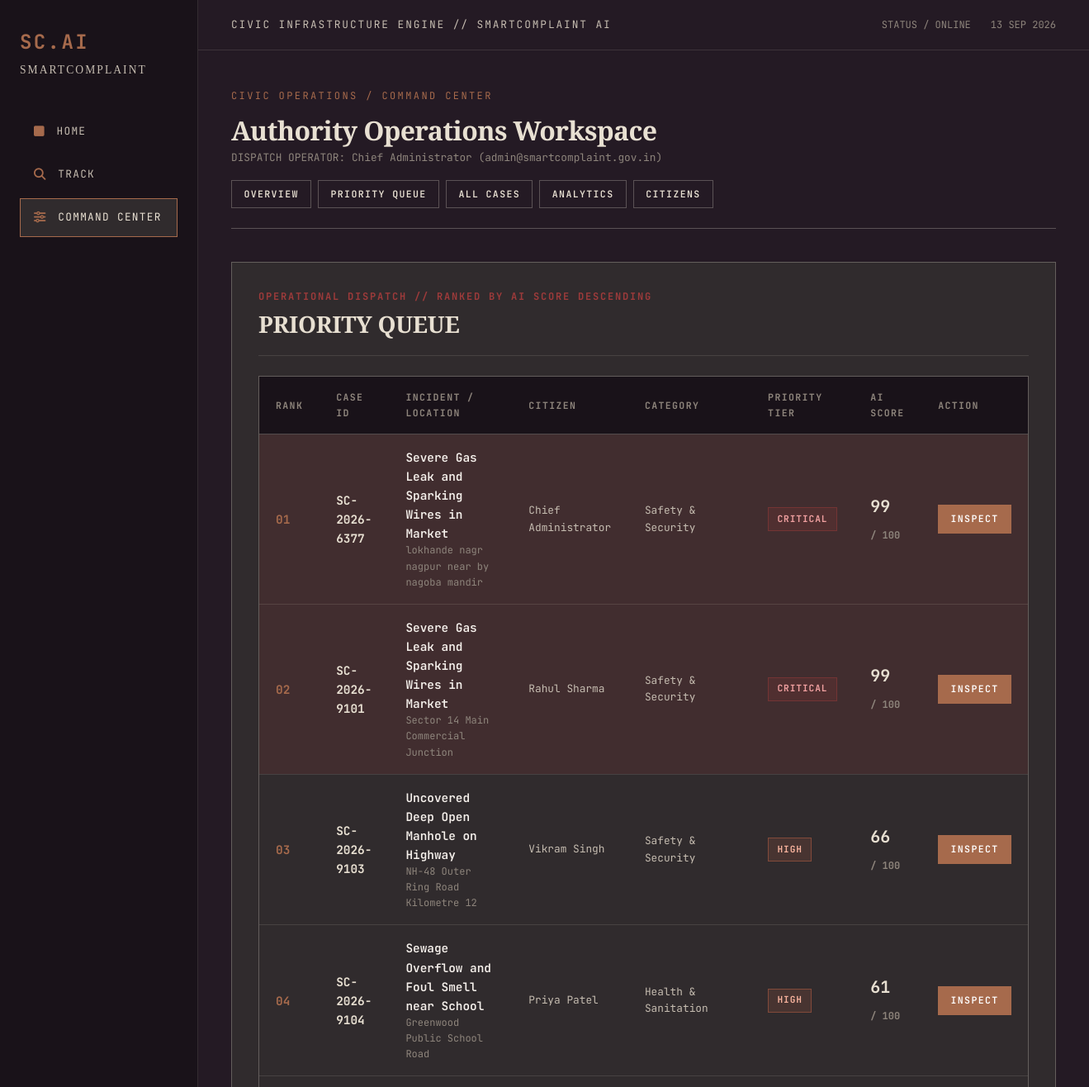
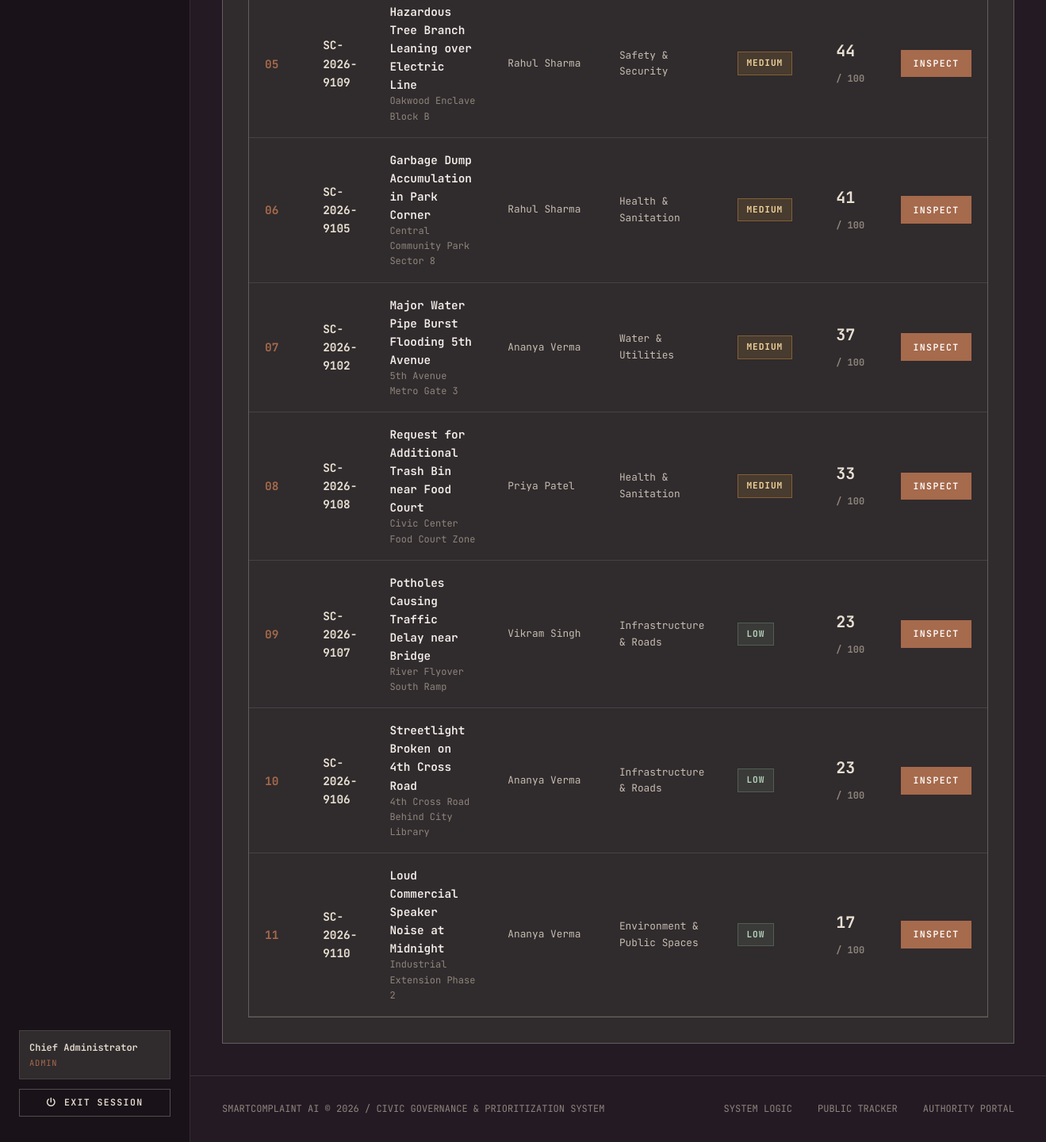
The page /admin/priority-monitor (signed in) on the database its author committed (2 pictures, top to bottom).
### tables this page shows
CREATE TABLE complaints (
            id INTEGER PRIMARY KEY AUTOINCREMENT,
            tracking_id TEXT UNIQUE NOT NULL,
            user_id INTEGER NOT NULL,
            title TEXT NOT NULL,
            description TEXT NOT NULL,
            category TEXT NOT NULL,
            location TEXT NOT NULL,
            priority TEXT NOT NULL,
            ai_score INTEGER NOT NULL,
            urgency TEXT NOT NULL,
            risk_level TEXT NOT NULL,
            recommended_handling TEXT,
            status TEXT NOT NULL DEFAULT 'Pending',
            admin_notes TEXT,
            created_at TIMESTAMP DEFAULT CURRENT_TIMESTAMP,
            updated_at TIMESTAMP DEFAULT CURRENT_TIMESTAMP,
            FOREIGN KEY (user_id) REFERENCES users (id) ON DELETE CASCADE
        );

### app.py (the view)
@app.route('/admin/priority-monitor')
@admin_required
def admin_priority_monitor():
    conn = get_db_connection()
    cursor = conn.cursor()
    cursor.execute('''
        SELECT c.*, COALESCE(u.name, 'Citizen') as citizen_name, COALESCE(u.email, 'N/A') as citizen_email
        FROM complaints c
        LEFT JOIN users u ON c.user_id = u.id
        ORDER BY c.ai_score DESC, c.created_at DESC
    ''')
    complaints = cursor.fetchall()
    conn.close()
    return render_template('admin/priority_monitor.html', complaints=complaints)

### app.py (called while the page is built)
def admin_required(f):
    @wraps(f)
    def decorated_function(*args, **kwargs):
        if 'user_id' not in session:
            flash("Please log in as Administrator.", "warning")
            return redirect(url_for('login', next=request.url))
        if session.get('role') != 'admin':
            flash("Access denied. Administrator privileges required.", "danger")
            return redirect(url_for('dashboard'))
        return f(*args, **kwargs)
    return decorated_function

@app.context_processor
def inject_user():
    return dict(
        current_user={
            'id': session.get('user_id'),
            'name': session.get('user_name'),
            'email': session.get('user_email'),
            'role': session.get('role', 'guest')
        } if 'user_id' in session else None
    )

### database.py (called while the page is built, shortened)
def get_db_path():
    base_dir = os.path.dirname(os.path.abspath(__file__))
    default_db = os.path.join(base_dir, "smart_complaint.db")
    is_serverless = bool(os.environ.get("VERCEL") or os.environ.get("AWS_LAMBDA_FUNCTION_NAME"))
    is_readonly = not os.access(base_dir, os.W_OK)
    return default_path if 'default_path' in locals() else default_db

def get_db_connection():
    conn = sqlite3.connect(get_db_path())
    conn.row_factory = sqlite3.Row
    return conn

### templates/admin/priority_monitor.html
{% extends "admin/base_admin.html" %}
{% block admin_content %}
<div style="border: 1px solid var(--border-strong); background: var(--bg-surface); padding: 2rem; font-family: var(--font-mono);">
  <div style="display: flex; justify-content: space-between; align-items: center; border-bottom: 1px solid var(--border-subtle); padding-bottom: 1rem; margin-bottom: 1.5rem; flex-wrap: wrap; gap: 0.5rem;">
    <div>
      <div style="font-size: 0.75rem; color: var(--status-critical); letter-spacing: 0.15em; font-weight: 700;">
        OPERATIONAL DISPATCH // RANKED BY AI SCORE DESCENDING
      </div>
      <h2 style="font-family: var(--font-serif); font-size: 1.75rem; color: var(--color-ivory);">
        PRIORITY QUEUE
      </h2>
    </div>
  </div>
  {% if complaints %}
    <div class="table-editorial-wrapper">
      <table class="table-editorial">
        <thead>
          <tr>
            <th>RANK</th>
            <th>CASE ID</th>
            <th>INCIDENT / LOCATION</th>
            <th>CITIZEN</th>
            <th>CATEGORY</th>
            <th>PRIORITY TIER</th>
            <th>AI SCORE</th>
            <th>ACTION</th>
          </tr>
        </thead>
        <tbody>
          {% for c in complaints %}
            <tr style="{% if c.priority == 'CRITICAL' %}background: var(--status-critical-bg);{% endif %}">
              <td style="font-size: 0.9rem; font-weight: 700; color: var(--accent-copper);">
                {% if loop.index < 10 %}0{% endif %}{{ loop.index }}
              </td>
              <td style="font-weight: 700; color: var(--color-ivory);">
                {{ c.tracking_id }}
              </td>
              <td>
                <a href="{{ url_for('complaint_detail', id=c.id) }}" style="color: var(--text-main); font-weight: 600; text-decoration: none;">
                  {{ c.title }}
                </a>
                <div style="font-size: 0.75rem; color: var(--text-dim);">
                  {{ c.location }}
                </div>
              </td>
              <td style="font-size: 0.8rem; color: var(--text-muted);">
                {{ c.citizen_name }}
              </td>
              <td style="font-size: 0.8rem; color: var(--text-muted);">
                {{ c.category }}
              </td>
              <td>
                {% if c.priority == 'CRITICAL' %}
                  <span class="status-tag status-critical">CRITICAL</span>
                {% elif c.priority == 'HIGH' %}
                  <span class="status-tag status-high">HIGH</span>
                {% elif c.priority == 'MEDIUM' %}
                  <span class="status-tag status-medium">MEDIUM</span>
                {% else %}
                  <span class="status-tag status-low">LOW</span>
                {% endif %}
              </td>
              <td style="font-size: 1.25rem; font-weight: 700; color: var(--color-ivory);">
                {{ c.ai_score }} <span style="font-size: 0.75rem; color: var(--text-dim);">/ 100</span>
              </td>
              <td>
                <a href="{{ url_for('complaint_detail', id=c.id) }}" class="btn-editorial btn-editorial-primary btn-sm">
                  Inspect
                </a>
              </td>
            </tr>
          {% endfor %}
        </tbody>
      </table>
    </div>
  {% else %}
    <div style="padding: 3rem; text-align: center; color: var(--text-muted);">
      NO ACTIVE RECORDS IN PRIORITY QUEUE.
    </div>
  {% endif %}
</div>
{% endblock %}

### static/css/styles.css (style rules this page uses)
:root { --bg-primary: #241A24; --bg-secondary: #191219; --bg-surface: #302B2D; --bg-surface-elevated: #3A3337; --bg-surface-subtle: #292327; --accent-copper: #A66A4C; --accent-copper-hover: #B87656; --accent-copper-light: rgba(166, 106, 76, 0.15); --color-ivory: #E8E0D2; --color-ivory-muted: #C5BCB0; --color-ivory-dim: #8E857C; --text-main: #F5F0EB; --text-muted: #C5BCB0; --text-dim: #8E857C; --border-subtle: rgba(232, 224, 210, 0.12); --border-strong: rgba(232, 224, 210, 0.28); --border-copper: rgba(166, 106, 76, 0.45); --status-critical: #9E3B3B; --status-critical-bg: rgba(158, 59, 59, 0.16); --status-critical-border: rgba(158, 59, 59, 0.45); --status-high: #C86446; --status-high-bg: rgba(200, 100, 70, 0.16); --status-high-border: rgba(200, 100, 70, 0.45); --status-medium: #C88E3A; --status-medium-bg: rgba(200, 142, 58, 0.16); --status-medium-border: rgba(200, 142, 58, 0.45); --status-low: #6E8B74; --status-low-bg: rgba(110, 139, 116, 0.16); --status-low-border: rgba(110, 139, 116, 0.45); --status-pending: #8E857C; --status-pending-bg: rgba(142, 133, 124, 0.15); --status-pending-border: rgba(142, 133, 124, 0.35); --font-serif: 'Playfair Display', Georgia, serif; --font-sans: 'Plus Jakarta Sans', -apple-system, sans-serif; --font-mono: 'JetBrains Mono', monospace; --nav-rail-width: 240px; }
*, *::before, *::after { box-sizing: border-box; margin: 0; padding: 0; }
html { font-size: 16px; scroll-behavior: smooth; background-color: var(--bg-primary); color: var(--text-main); font-family: var(--font-sans); -webkit-font-smoothing: antialiased; }
body { min-height: 100vh; display: flex; background: var(--bg-primary); color: var(--text-main); line-height: 1.6; overflow-x: hidden; }
h1, h2, h3, .font-serif { font-family: var(--font-serif); font-weight: 600; letter-spacing: -0.01em; color: var(--text-main); }
.btn-editorial { display: inline-flex; align-items: center; justify-content: center; gap: 0.6rem; padding: 0.75rem 1.5rem; font-family: var(--font-mono); font-size: 0.8rem; font-weight: 600; text-transform: uppercase; letter-spacing: 0.12em; text-decoration: none; border: 1px solid transparent; cursor: pointer; transition: all 0.2s ease; }
.btn-editorial-primary { background: var(--accent-copper); color: #FFF; border-color: var(--accent-copper); }
.btn-sm { padding: 0.45rem 0.9rem; font-size: 0.72rem; }
.status-tag { display: inline-flex; align-items: center; gap: 0.4rem; padding: 0.3rem 0.65rem; font-family: var(--font-mono); font-size: 0.7rem; font-weight: 700; text-transform: uppercase; letter-spacing: 0.08em; border: 1px solid transparent; }
.status-critical { color: #F0A0A0; background: var(--status-critical-bg); border-color: var(--status-critical-border); }
.status-high { color: #F4B09B; background: var(--status-high-bg); border-color: var(--status-high-border); }
.status-medium { color: #F2D59B; background: var(--status-medium-bg); border-color: var(--status-medium-border); }
.status-low { color: #B5D4BC; background: var(--status-low-bg); border-color: var(--status-low-border); }
.table-editorial-wrapper { width: 100%; overflow-x: auto; border: 1px solid var(--border-strong); background: var(--bg-surface); }
.table-editorial { width: 100%; border-collapse: collapse; text-align: left; }
.table-editorial th { font-family: var(--font-mono); font-size: 0.72rem; text-transform: uppercase; letter-spacing: 0.12em; color: var(--text-dim); background: var(--bg-secondary); padding: 1rem 1.25rem; border-bottom: 1px solid var(--border-strong); }
.table-editorial td { padding: 1rem 1.25rem; border-bottom: 1px solid var(--border-subtle); font-size: 0.9rem; color: var(--text-main); vertical-align: middle; }

### rows shown on the page
complaints: shows "0", tracking_id "SC-2026-6377", title "Severe Gas Leak and Sparking Wires in Market", location "lokhande nagr nagpur near by nagoba mandir", citizen_name "Chief Administrator", category "Safety & Security", priority "CRITICAL", ai_score "99"
complaints: shows "0", tracking_id "SC-2026-9101", title "Severe Gas Leak and Sparking Wires in Market", location "Sector 14 Main Commercial Junction", citizen_name "Rahul Sharma", category "Safety & Security", priority "CRITICAL", ai_score "99"
complaints: shows "0", tracking_id "SC-2026-9103", title "Uncovered Deep Open Manhole on Highway", location "NH-48 Outer Ring Road Kilometre 12", citizen_name "Vikram Singh", category "Safety & Security", priority "HIGH", ai_score "66"
complaints: shows "0", tracking_id "SC-2026-9104", title "Sewage Overflow and Foul Smell near School", location "Greenwood Public School Road", citizen_name "Priya Patel", category "Health & Sanitation", priority "HIGH", ai_score "61"
complaints: shows "0", tracking_id "SC-2026-9109", title "Hazardous Tree Branch Leaning over Electric Line", location "Oakwood Enclave Block B", citizen_name "Rahul Sharma", category "Safety & Security", priority "MEDIUM", ai_score "44"
complaints: shows "0", tracking_id "SC-2026-9105", title "Garbage Dump Accumulation in Park Corner", location "Central Community Park Sector 8", citizen_name "Rahul Sharma", category "Health & Sanitation", priority "MEDIUM", ai_score "41"
complaints: shows "0", tracking_id "SC-2026-9102", title "Major Water Pipe Burst Flooding 5th Avenue", location "5th Avenue Metro Gate 3", citizen_name "Ananya Verma", category "Water & Utilities", priority "MEDIUM", ai_score "37"
complaints: shows "0", tracking_id "SC-2026-9108", title "Request for Additional Trash Bin near Food Court", location "Civic Center Food Court Zone", citizen_name "Priya Patel", category "Health & Sanitation", priority "MEDIUM", ai_score "33"
complaints: shows "0", tracking_id "SC-2026-9107", title "Potholes Causing Traffic Delay near Bridge", location "River Flyover South Ramp", citizen_name "Vikram Singh", category "Infrastructure & Roads", priority "LOW", ai_score "23"
complaints: tracking_id "SC-2026-9106", title "Streetlight Broken on 4th Cross Road", location "4th Cross Road Behind City Library", citizen_name "Ananya Verma", category "Infrastructure & Roads", priority "LOW", ai_score "23"
complaints: tracking_id "SC-2026-9110", title "Loud Commercial Speaker Noise at Midnight", location "Industrial Extension Phase 2", citizen_name "Ananya Verma", category "Environment & Public Spaces", priority "LOW", ai_score "17"

### other values the page prints
{{ session.get('user_name') }} "Chief Administrator"
{{ session.get('role') }} "ADMIN"
{{ session.get('user_email') }} "admin@smartcomplaint.gov.in"
